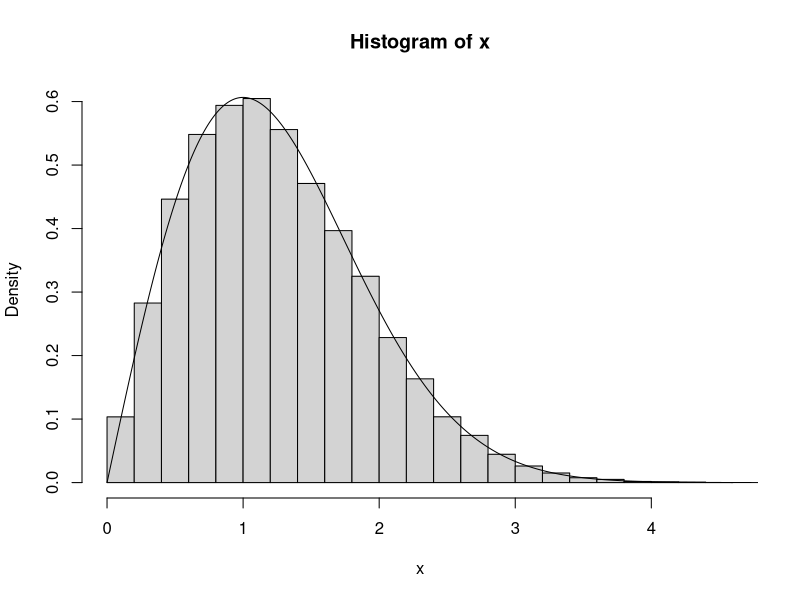
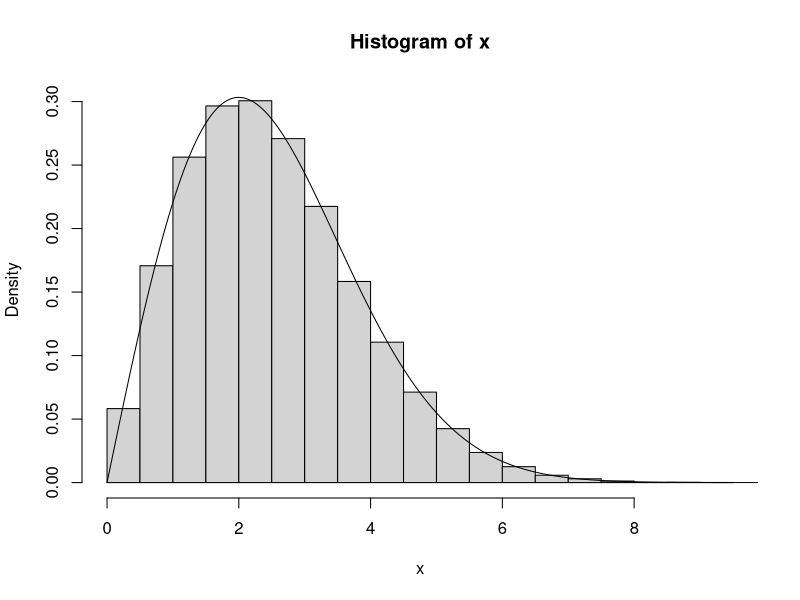
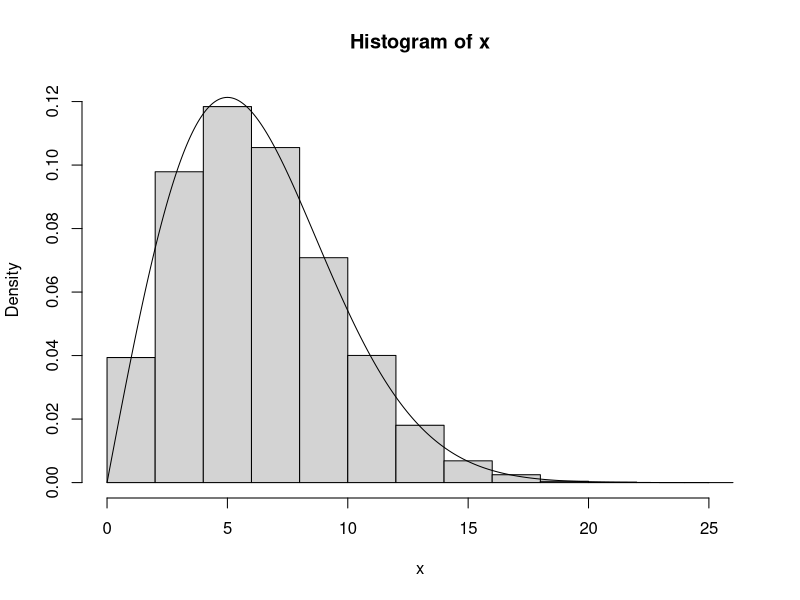
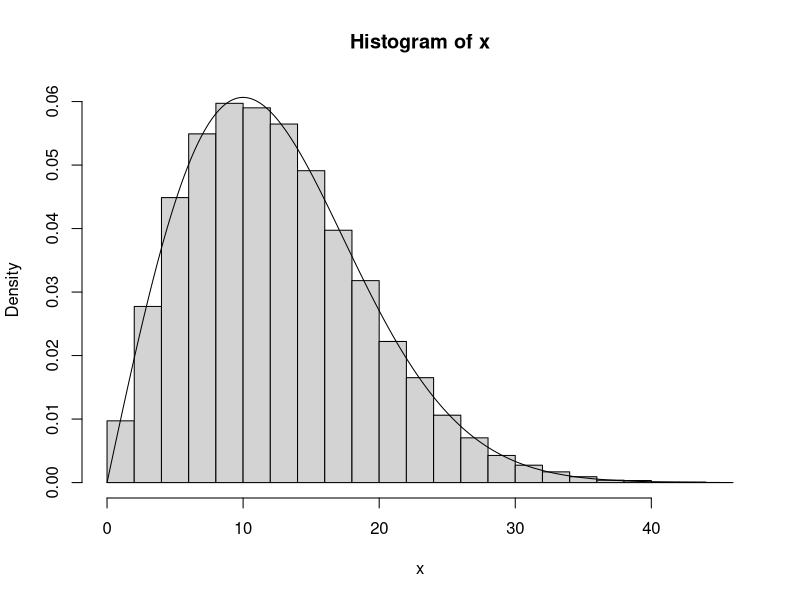

Recreate these plots in R, in order.
## ---- chunk 1
set.seed(1234)
## ---- chunk 2
f <- function(x,sigma) x/sigma^2*exp(-x^2/2/sigma^2)

Rayleigh <- function(sigma,n)
{
  g <- function(x) dnorm(x,sd = 2^0.5*sigma)
  rho <- function(x) {
    if(x<=0) return(0)
    f(x,sigma)/g(x)/(8*pi/exp(1))^0.5
  }
  
  ans <- numeric(n)
  for(i in c(1:n)){
    while(TRUE){
      u = runif(1)
      y = rnorm(1,sd = 2^0.5*sigma)
      if(u<=rho(y)) {
        ans[i] <- y
        break
      }
    }
  }
  
  return(ans)  
}

## ---- chunk 3
test <- function(sigma,n=40000){
  x <- Rayleigh(sigma,n)
  hist(x,prob=TRUE,ylim=range(0,1/sigma*exp(-0.5)))
  y <- seq(0,floor(max(x))+1,0.01)
  lines(y,f(y,sigma))
}
## ---- chunk 4
test(1)
## ---- chunk 5
test(2)
## ---- chunk 6
test(5)
## ---- chunk 7
test(10)
